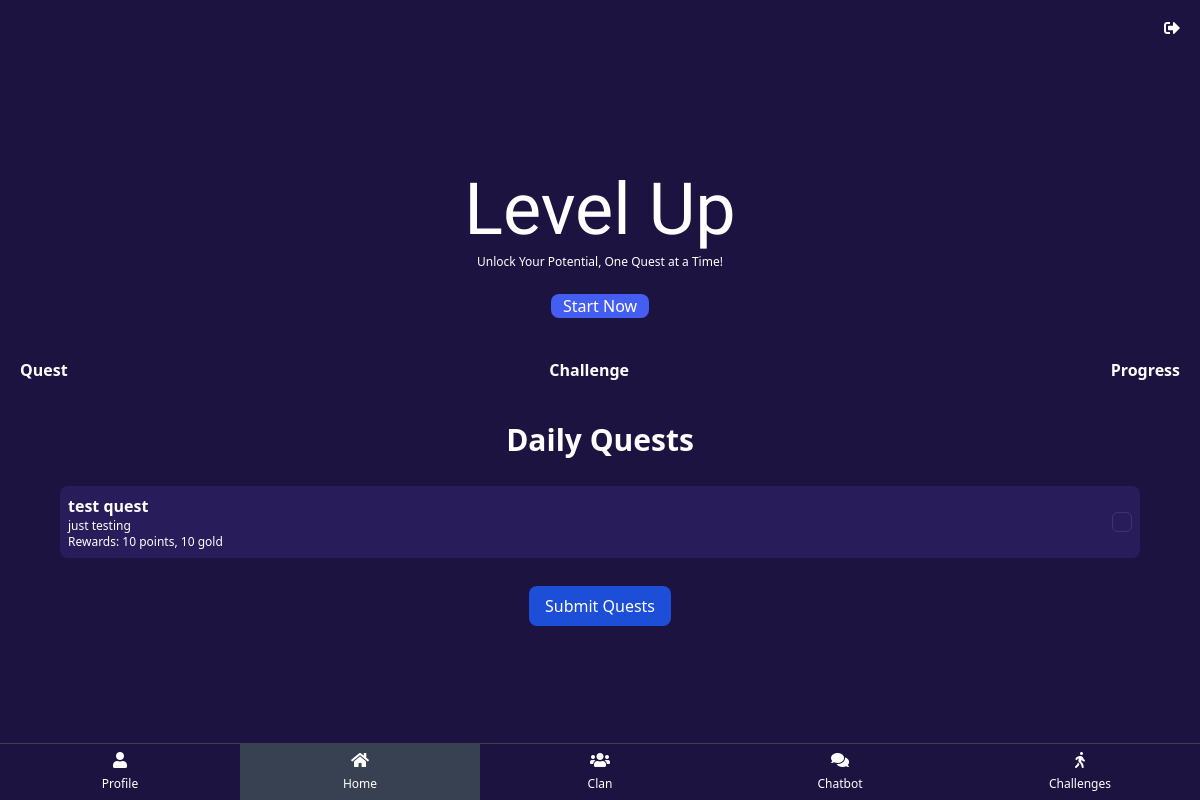
The app's page / (signed in) with its own data.
### core/models.py (models this page shows, shortened)
class Quest(models.Model):
    name = models.CharField(max_length=255)
    description = models.TextField(blank=True, null=True)
    score_reward = models.IntegerField()  # Score awarded for completing the quest
    gold_reward = models.IntegerField(default=0)  # Optional gold reward
    is_special = models.BooleanField(default=False)  # Special quest flag
    created_at = models.DateTimeField(auto_now_add=True)

### core/views.py (the view)
# urls.py: path('',views.index , name='index'),
def index(request):
    quests = Quest.objects.all()
    user_quests = UserQuest.objects.filter(user=request.user)
    completed_quests_ids = user_quests.filter(completed=True).values_list('quest_id', flat=True)  # Get IDs of completed quests
    quests = Quest.objects.exclude(id__in=completed_quests_ids)  # Exclude quests already completed by the user
    return render(request, 'index.html', {
        'quests': quests,
        'user_quests': user_quests
    })

### core/templates/index.html (shortened to what this page needs)
{% extends "base.html" %}
{% block content %}
    <div class="flex items-center justify-center flex-col gap-2">
        <h1 class="text-7xl text-center" style="font-family: 'Tiny5', serif;"> Level Up </h1>
        <p class="text-xs text-center">Unlock Your Potential, One Quest at a Time!</p>
        <button class="mt-4 px-3 cursor-pointer rounded-lg bg-[#445EF2]">Start Now</button>
    </div>
    <div class="w-full px-5 my-10 flex items-center justify-between  ">
        <span class="font-semibold text-center">Quest</span>
        <span class="font-semibold text-center">Challenge</span>
        <span class="font-semibold text-center">Progress</span>
    </div>
    <h1 class="font-bold text-3xl mb-5">Daily Quests</h1>
        <form method="post" action="{% url 'core:complete_quests' %}" class="flex items-center justify-center gap-2 flex-col">
            <ul class="flex items-center justify-center flex-col px-2 mt-2 gap-2">
                {% for quest in quests %}
                <label class="flex flex-row items-center gap-2.5 text-white">
                    <li class="flex items-center justify-between gap-2 bg-[#281C5A] p-2 w-[90vw] rounded-lg">
                        <div>
                            <strong>{{ quest.name }}</strong>
                            <p class="text-xs">{{ quest.description }}</p>
                            <p class="text-xs">Rewards: {{ quest.score_reward }} points, {{ quest.gold_reward }} gold</p>
                        </div>
                        <div class="h-5 w-5 flex rounded-md border border-[#a2a1a833] light:bg-[#e8e8e8] dark:bg-[#212121] peer-checked:bg-[#7152f3] transition">
                            <svg fill="none" viewBox="0 0 24 24" class="w-5 h-5 light:stroke-[#e8e8e8] dark:stroke-[#212121]" xmlns="http://www.w3.org/2000/svg">
                                <path d="M4 12.6111L8.92308 17.5L20 6.5" stroke-width="2" stroke-linecap="round" stroke-linejoin="round"></path>
                            </svg>
                        </div>
                    </li>
                </label>
                {% endfor %}
            </ul>
            <button type="submit" class="mt-5 px-4 py-2 rounded-lg bg-blue-700 text-white">Submit Quests</button>
        </form>
{% endblock content %}

### records on screen
Quest: name "test quest", description "just testing", score_reward "10", gold_reward "10"
